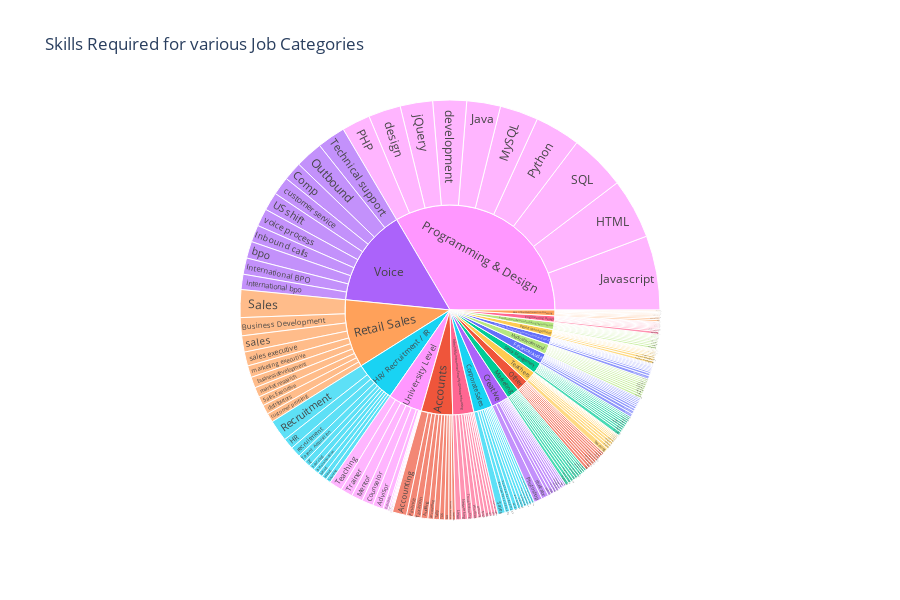

Notebook code cell kept with this figure:
### Code cell
px.sunburst(data_frame = skillsjobcat, values = "Job_Opportunities", path = ["Role Category", "Skills"],
            color = "Role Category", title = "Skills Required for various Job Categories",height = 600)

### Figure 1 — Plotly figure (JSON) as saved in the notebook; plotly's stock layout.template omitted (floating-point values rounded to 4 significant figures; data arrays with more than 128 entries replaced by an {"elided": "..."} marker saying what was removed)
{"data": [{"branchvalues": "total", "customdata": {"elided": "220x1 str values"}, "domain": {"x": [0, 1], "y": [0, 1]}, "hovertemplate": "labels=%{label}<br>Job_Opportunities=%{value}<br>parent=%{parent}<br>id=%{id}<br>Role Category=%{customdata[0]}<extra></extra>", "ids": {"elided": "220 str values"}, "labels": {"elided": "220 str values"}, "marker": {"colors": {"elided": "220 str values"}}, "name": "", "parents": {"elided": "220 str values"}, "type": "sunburst", "values": {"elided": "220 int values"}}], "layout": {"height": 600, "legend": {"tracegroupgap": 0}, "title": {"text": "Skills Required for various Job Categories"}}}
